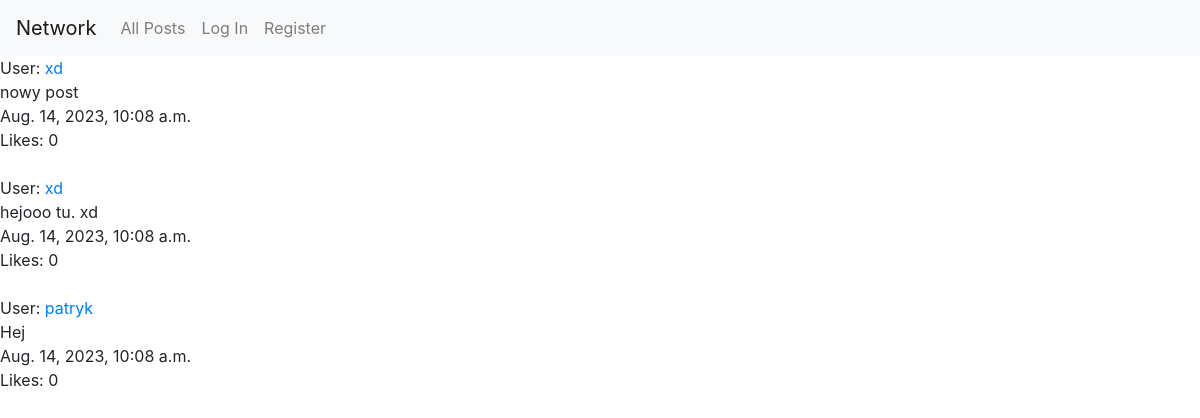
The app's page /, older data.
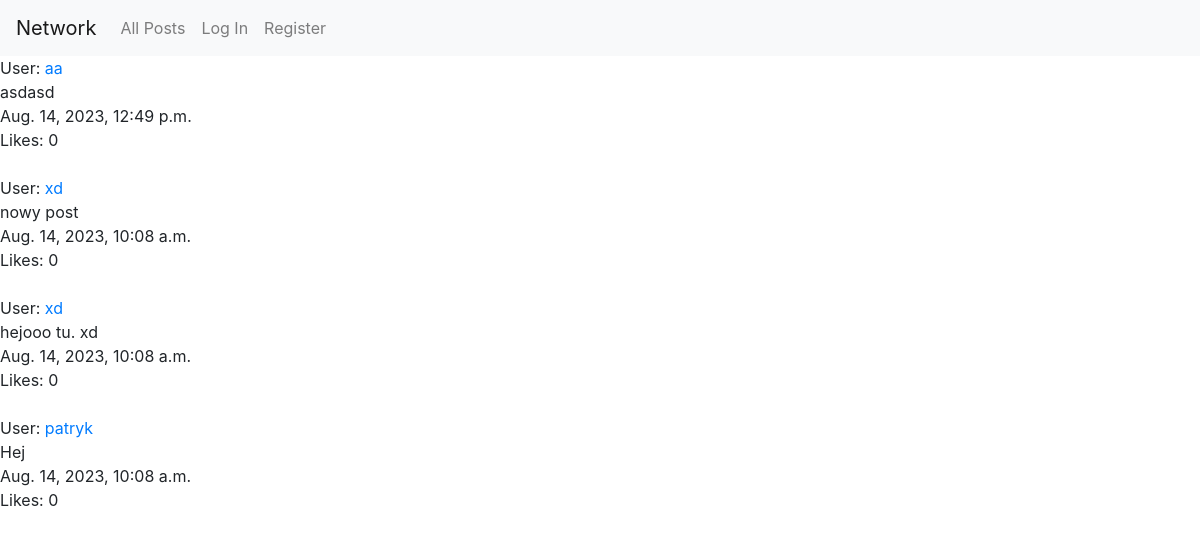
The same page, newer data.
### network/models.py (models this page shows)
class Post(models.Model):
    user = models.ForeignKey(User,on_delete=models.CASCADE)
    post = models.TextField(max_length=256)
    timestamp = models.DateTimeField(auto_now_add=True)
    likes = models.IntegerField(default=0)

class User(AbstractUser):
    followers = models.ManyToManyField('self', symmetrical=False, related_name='following', default=0)

### network/views.py (the view, shortened to what this page needs)
# urls.py: path("", views.index, name="index"),
def index(request):
    return render(request, "network/index.html",{
        'posts':Post.objects.all(),
        'form': CreateNewPostForm()
        })

### network/templates/network/index.html (shortened to what this page needs)
{% extends "network/layout.html" %}
{% block body %}
    {% if posts %}
        {% for post in posts|dictsortreversed:'id' %}
            User: <a href="{% url 'profile_view' post.user.id %}">{{post.user}}</a>
            <br>
            {{post.post}}
            <br>
            {{post.timestamp}}
            <br>
            Likes: {{post.likes}}
            <br>
            <br>
        {% endfor %}
    {% endif %}
{% endblock %}

Row changes from the older to the newer data that the page shows:
added Post: user "aa", post "asdasd", timestamp "Aug. 14, 2023, 12:49 p.m.", likes "0"
